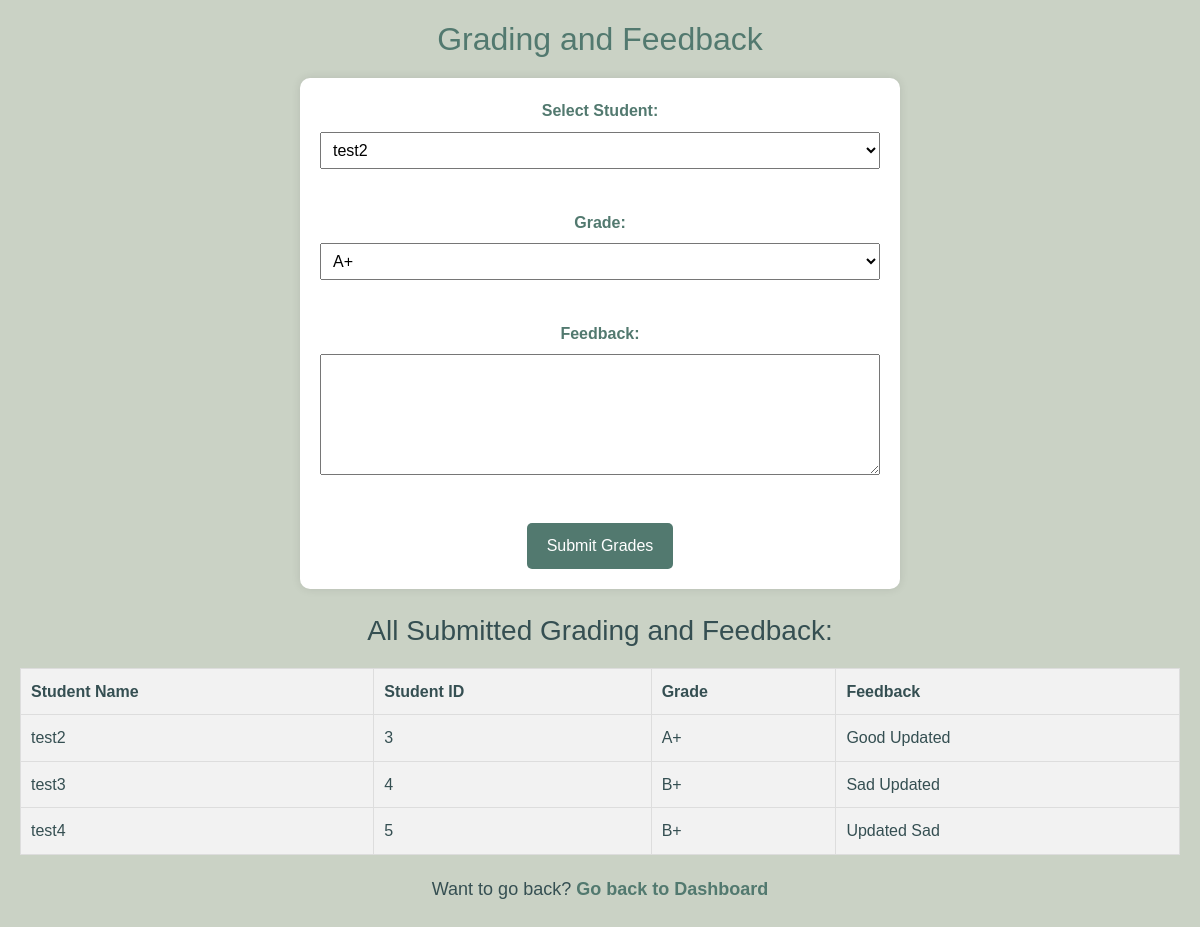
The page /view/grading_feedback.php (signed in) on the database its author committed.
### tables this page shows
CREATE TABLE `grade_feedback` (
  `id` int(50) NOT NULL,
  `name` varchar(50) NOT NULL,
  `grade` varchar(50) NOT NULL,
  `feedback` varchar(50) NOT NULL,
  `user_id` int(50) NOT NULL
);

### model/UserRepo.php (called while the page is built, shortened)
<?php
function findAllStudents()
{
    $conn = db_conn();
    $selectQuery = 'SELECT * FROM `user` WHERE `type` = "student"';
    try {
        $result = $conn->query($selectQuery);
        $rows = array();
        while ($row = $result->fetch_assoc()) {
            $rows[] = $row;
        }
        return $rows;
    } catch (Exception $e) {
        echo "Error: " . $e->getMessage();
        return null;
    } finally {
        $conn->close();
    }
}

### model/Grade_FeedbackRepo.php (called while the page is built, shortened)
<?php
function findAllGrade_feedbacks()
{
    $conn = db_conn();
    $selectQuery = 'SELECT * FROM `grade_feedback`';
    try {
        $result = $conn->query($selectQuery);
        $rows = array();
        while ($row = $result->fetch_assoc()) {
            $rows[] = $row;
        }
        return $rows;
    } catch (Exception $e) {
        echo "Error: " . $e->getMessage();
        return null;
    } finally {
        $conn->close();
    }
}

### view/grading_feedback.php (the view, shortened to what this page needs)
<?php
    require_once '../model/UserRepo.php';
    require_once '../model/Grade_FeedbackRepo.php';
    $Homepage = '/Tuition-Management-System/view/homepage.php';
    $students = findAllStudents();
    $_SESSION['all_data'] = findAllGrade_feedbacks();
?>
<!DOCTYPE html>
<html lang="en">
<head>
    <link rel="stylesheet" href="css/style.css">
    <link rel="stylesheet" href="css/login.css">
</head>
<body>
    <div >
        <center>
        <h2>Grading and Feedback</h2>
        <form method="post" id="gradeForm" action="<?php echo htmlspecialchars($_SERVER["PHP_SELF"]); ?>" onsubmit="return validateGradeForm()">
            <div>
                <label for="student_id">Select Student:</label>
                <select name="student_id" required>
                    <?php foreach ($students as $student): ?>
                        <option value="<?php echo $student['id']; ?>"><?php echo $student['name']; ?></option>
                    <?php endforeach; ?>
                </select>
            </div>
            <br>
            <div>
                <label for="grade">Grade:</label>
                <select class="GradeInput" name="grade" required>
                    <option value="A+">A+</option>
                </select>
            </div>
            <br>
            <div>
                <label for="feedback">Feedback:</label>
                <textarea class="GradeInput" name="feedback" id="feedback" rows="4" ></textarea>
            </div>
            <br>
            <div>
                <button type="submit" name="submit_grades">Submit Grades</button>
            </div>
        </form>
       <br>
        <?php
            if (isset($_SESSION['all_data'])) {
                echo "<h3>All Submitted Grading and Feedback:</h3>";
                echo "<table border='1'>";
                echo "<thead><tr><th>Student Name</th><th>Student ID</th><th>Grade</th><th>Feedback</th></tr></thead>";
                echo "<tbody>";
                foreach ($_SESSION['all_data'] as $data) {
                    echo "<tr>";
                    echo "<td>{$data['name']}</td>";
                    echo "<td>{$data['user_id']}</td>";
                    echo "<td>{$data['grade']}</td>";
                    echo "<td>{$data['feedback']}</td>";
                    echo "</tr>";
                }
                echo "</tbody>";
                echo "</table>";
            }
        ?>
    </div>
    <center>
        <p>Want to go back? <a href="<?php echo $Homepage; ?>">Go back to Dashboard</a></p>
    </center>
</body>
</html>

### view/grading_feedback.php (style rules this page uses)
body { font-family: 'Arial', sans-serif; margin: 0; padding: 0; background-color: #cad2c5; color: #354f52; text-align: center; padding: 20px; }
h2 { color: #52796f; }
form { max-width: 600px; margin: 0 auto; background-color: #ffffff; border-radius: 10px; box-shadow: 0 0 10px rgba(0, 0, 0, 0.1); padding: 20px; margin-top: 20px; }
label { display: block; margin-bottom: 8px; color: #52796f; font-weight: bold; }
select, textarea { width: 100%; padding: 8px; margin-bottom: 15px; box-sizing: border-box; }
button { background-color: #52796f; color: #ffffff; padding: 10px 20px; border: none; border-radius: 5px; cursor: pointer; }
table { width: 100%; margin-top: 20px; border-collapse: collapse; }
table, th, td { border: 1px solid #ddd; padding: 10px; text-align: left; }
th, td { background-color: #f2f2f2; }
p { margin-top: 20px; font-size: 18px; }
a { color: #52796f; text-decoration: none; font-weight: bold; }

### rows shown on the page
grade_feedback: name "test2", user "3", grade "A+", feedback "Good Updated"
grade_feedback: name "test3", user "4", grade "B+", feedback "Sad Updated"
grade_feedback: name "test4", user "5", grade "B+", feedback "Updated Sad"

### other values the page prints
form field student_id "test2"
